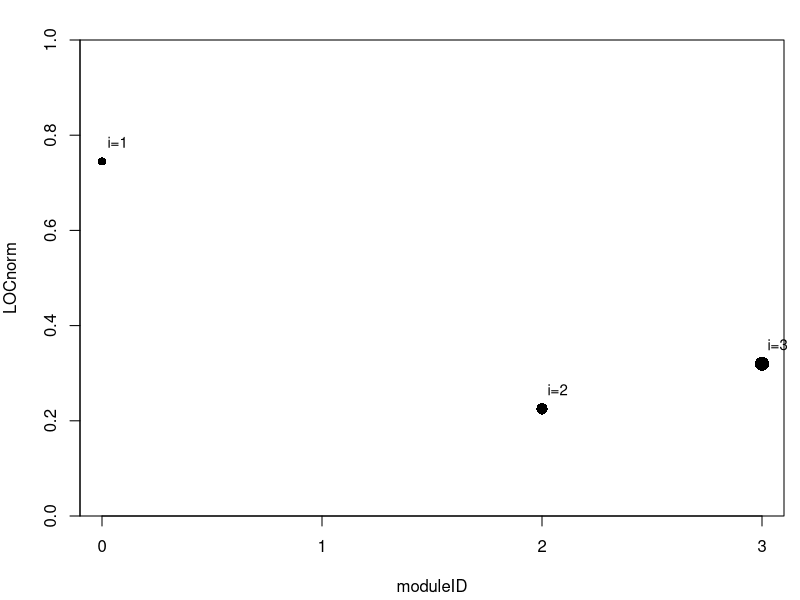

Source code (R):
# Example data
df <- data.frame(
        i        = 1:3,
        moduleID = c(0, 2, 3),
        LOCnorm  = c(0.745, 0.225, 0.320),
        m        = c(3.0, 4.5, 5.9)
)

# point size (optional)
cex_pts <- 1.1 + (df$m - min(df$m)) / (max(df$m) - min(df$m) + 1e-9) * 0.8

# ---- key fix: smaller margins ----
op <- par(mar = c(4.2, 4.0, 2.0, 0.8), xpd = NA)

plot(
        df$moduleID, df$LOCnorm,
        xlim = c(-0.1, 3.1), ylim = c(0, 1),
        xaxs = "i", yaxs = "i",
        xaxt = "n",
        xlab = "moduleID",
        ylab = "LOCnorm",
        pch  = 16,
        cex  = cex_pts
)
axis(1, at = 0:3, labels = 0:3)

text(df$moduleID + 0.07, df$LOCnorm + 0.04, labels = paste0("i=", df$i), cex = 0.9)

mtext("", side = 3, line = 0.2, cex = 0.9)

par(op)
